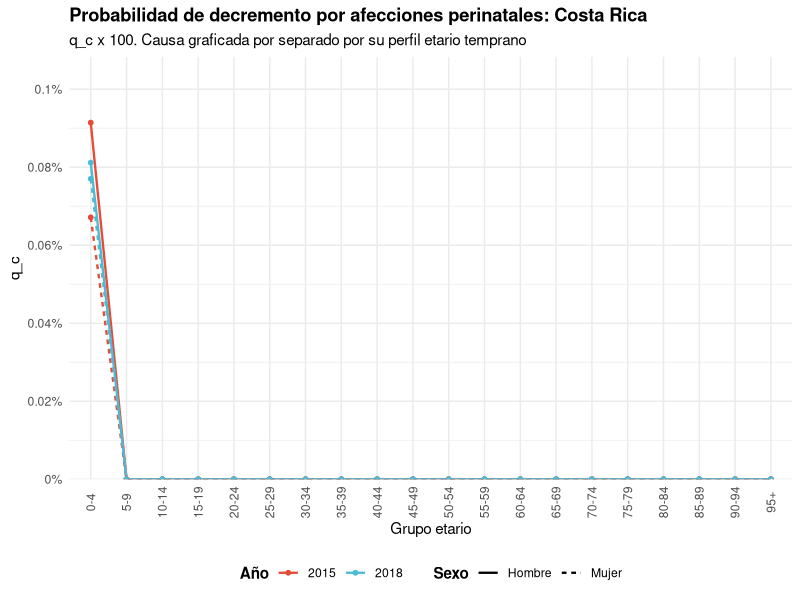
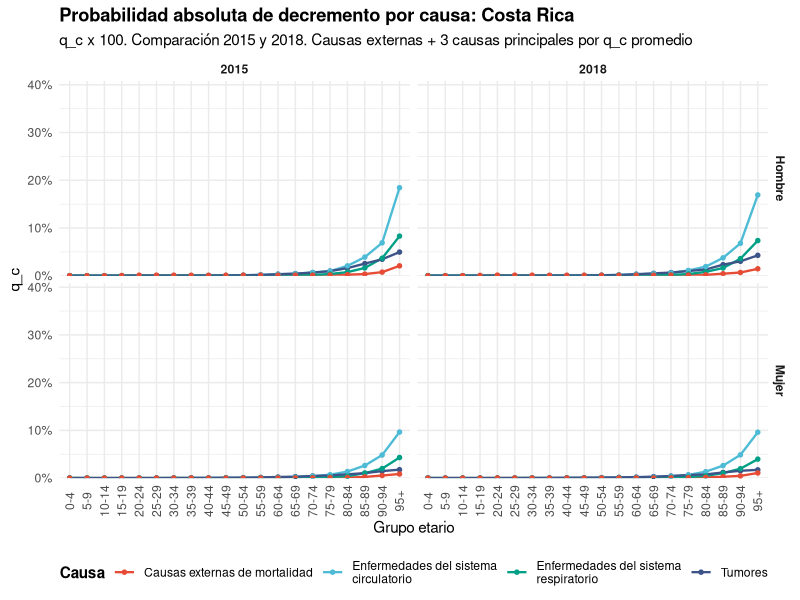
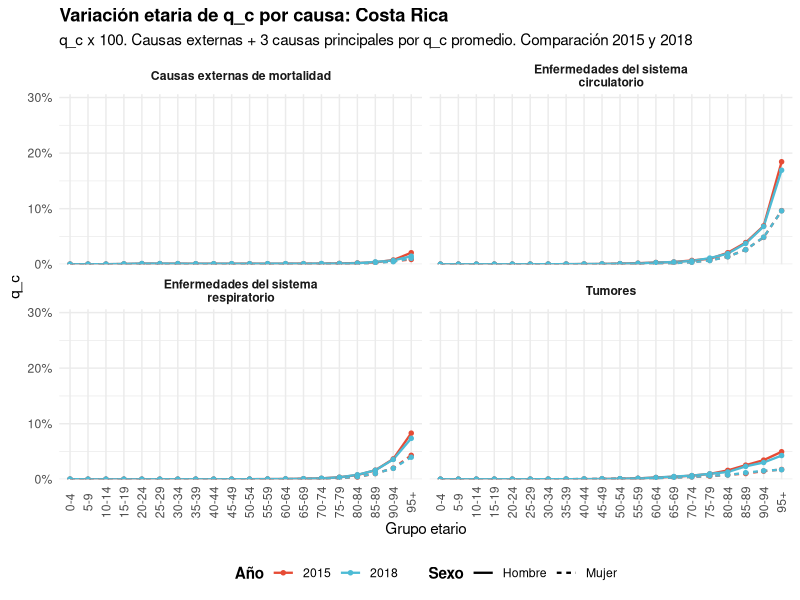
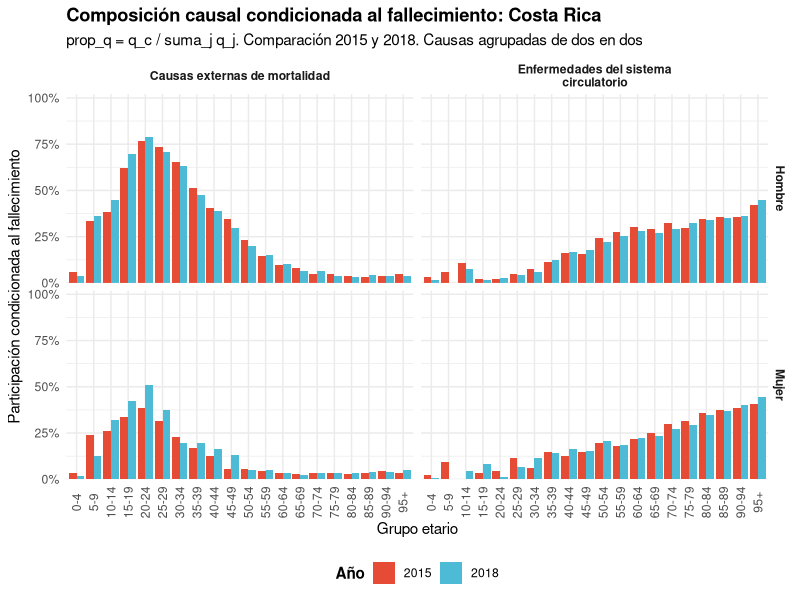
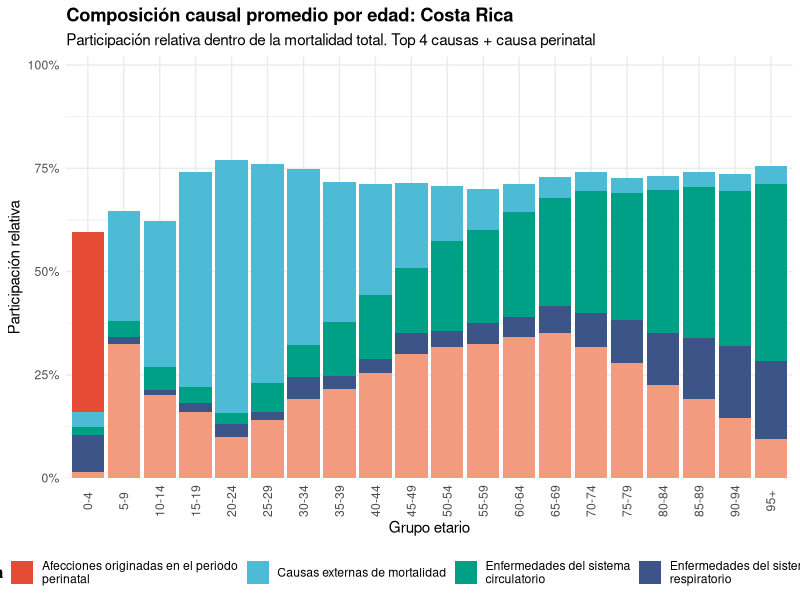
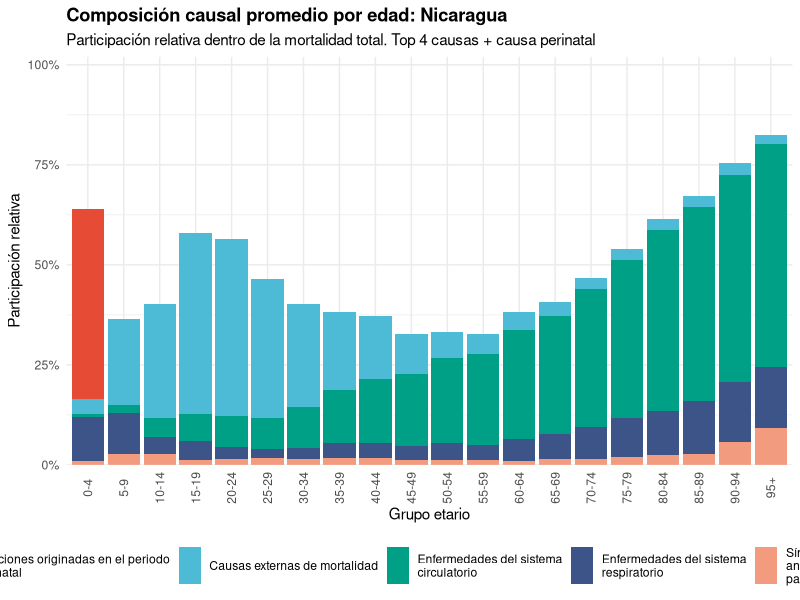

Write R code to recreate these figures, in order.
library(readr)
library(dplyr)
library(tidyr)
library(ggplot2)
library(here)
library(stringr)
library(scales)
library(ggsci)

options(scipen = 999)


# cargamos los resultados clásicos

resultados_clasico <- read_csv(
  here("datos", "procesados", "resultados_enfoque_clasico.csv"),
  na = c("", "NA"),
  show_col_types = FALSE
)


# para las figuras comparamos el inicio y el cierre del periodo

anios_comparacion <- c(2015, 2018)

resultados_clasico <- resultados_clasico %>%
  filter(anio %in% anios_comparacion)


# funciones cortas para porcentajes y estilo

etiqueta_pct_directa <- function(x, decimales = 2) {
  x_fmt <- format(
    round(x, decimales),
    nsmall = decimales,
    trim = TRUE,
    scientific = FALSE
  )
  
  x_fmt <- sub("(\\.\\d*?)0+$", "\\1", x_fmt)
  x_fmt <- sub("\\.$", "", x_fmt)
  
  paste0(x_fmt, "%")
}


etiqueta_pct_proporcion <- function(x, decimales = 1) {
  x <- x * 100
  
  x_fmt <- format(
    round(x, decimales),
    nsmall = decimales,
    trim = TRUE,
    scientific = FALSE
  )
  
  x_fmt <- sub("(\\.\\d*?)0+$", "\\1", x_fmt)
  x_fmt <- sub("\\.$", "", x_fmt)
  
  paste0(x_fmt, "%")
}


tema_clasico <- function() {
  theme_minimal() +
    theme(
      axis.text.x = element_text(angle = 90, vjust = 0.5),
      legend.position = "bottom",
      plot.title = element_text(face = "bold"),
      strip.text = element_text(face = "bold"),
      legend.title = element_text(face = "bold")
    )
}


# orden y etiquetas que se usan en todas las figuras

orden_edades <- resultados_clasico %>%
  distinct(grupo_edad) %>%
  mutate(
    edad_inicio = parse_number(grupo_edad)
  ) %>%
  arrange(edad_inicio) %>%
  pull(grupo_edad)


resultados_clasico <- resultados_clasico %>%
  mutate(
    grupo_edad = factor(grupo_edad, levels = orden_edades),
    pais_carpeta = case_when(
      pais == "Belice" ~ "belice",
      pais == "Costa Rica" ~ "costa rica",
      pais == "El Salvador" ~ "el salvador",
      pais == "Guatemala" ~ "guatemala",
      pais == "Nicaragua" ~ "nicaragua",
      pais %in% c("Panama", "Panamá") ~ "panama",
      TRUE ~ str_to_lower(pais)
    ),
    causa_grupo_wrap = str_wrap(causa_grupo, width = 35),
    q_porcentaje = q_c * 100
  )


# composición causal dentro de cada celda: prop_q = q_c / sum_j q_j
# el denominador siempre incluye todas las causas

composicion_causal <- resultados_clasico %>%
  group_by(anio, pais, pais_carpeta, sexo, grupo_edad) %>%
  mutate(
    q_total = sum(q_c, na.rm = TRUE),
    prop_q = if_else(q_total > 0, q_c / q_total, 0)
  ) %>%
  ungroup()


# concentración causal H = sum_c prop_q^2, también con todas las causas

concentracion_causal <- composicion_causal %>%
  group_by(anio, pais, pais_carpeta, sexo, grupo_edad) %>%
  summarise(
    indice_concentracion = sum(prop_q^2, na.rm = TRUE),
    q_total = first(q_total),
    mu_total = first(mu_total),
    .groups = "drop"
  )


# en cada país dejamos causas externas y las otras tres con mayor q promedio
# la causa perinatal se muestra aparte

obtener_causa_externa_pais <- function(datos_pais) {
  
  causa_externa <- datos_pais %>%
    distinct(causa, causa_grupo) %>%
    filter(
      causa == "XX" |
        str_detect(str_to_lower(causa_grupo), "extern")
    ) %>%
    pull(causa_grupo) %>%
    unique()
  
  if (length(causa_externa) > 0) {
    causa_externa[1]
  } else {
    NA_character_
  }
}


obtener_causa_perinatal_pais <- function(datos_pais) {
  
  causa_perinatal <- datos_pais %>%
    distinct(causa_grupo) %>%
    filter(
      str_detect(str_to_lower(causa_grupo), "perinatal")
    ) %>%
    pull(causa_grupo) %>%
    unique()
  
  if (length(causa_perinatal) > 0) {
    causa_perinatal[1]
  } else {
    NA_character_
  }
}


seleccionar_top4_promedio_pais <- function(datos_pais) {
  
  causa_externa <- obtener_causa_externa_pais(datos_pais)
  
  datos_base <- datos_pais %>%
    filter(
      !str_detect(str_to_lower(causa_grupo), "perinatal")
    )
  
  if (!is.na(causa_externa)) {
    
    datos_base <- datos_base %>%
      filter(causa_grupo != causa_externa)
    
    n_resto <- 3
    
  } else {
    
    n_resto <- 4
  }
  
  causas_resto <- datos_base %>%
    group_by(causa_grupo) %>%
    summarise(
      q_promedio = mean(q_c, na.rm = TRUE),
      muertes_totales = sum(muertes, na.rm = TRUE),
      .groups = "drop"
    ) %>%
    arrange(desc(q_promedio)) %>%
    slice_head(n = n_resto) %>%
    pull(causa_grupo)
  
  causas_seleccionadas <- c()
  
  if (!is.na(causa_externa)) {
    causas_seleccionadas <- c(causas_seleccionadas, causa_externa)
  }
  
  causas_seleccionadas <- c(causas_seleccionadas, causas_resto)
  
  unique(causas_seleccionadas)
}


# figuras que sí quedaron citadas en la bitácora 3

figuras_bitacora <- list(
  "costa rica" = c(
    "00_q_perinatal_por_edad.png",
    "01_q_absoluto_top4_2015_2018.png",
    "02_q_por_causa_top4.png",
    "03_composicion_condicionada_grupo_1.png",
    "04_composicion_promedio_top4_mas_perinatal.png"
  ),
  "nicaragua" = "04_composicion_promedio_top4_mas_perinatal.png"
)

guardar_figura <- function(grafico, carpeta, archivo, width, height) {
  if (!archivo %in% figuras_bitacora[[carpeta]]) {
    return(invisible(FALSE))
  }

  ggsave(
    filename = here("figuras", "clasico", carpeta, archivo),
    plot = grafico,
    width = width,
    height = height,
    dpi = 300
  )
}

# solo procesamos los países que aparecen en esas figuras

paises <- resultados_clasico %>%
  distinct(pais, pais_carpeta) %>%
  filter(pais_carpeta %in% names(figuras_bitacora)) %>%
  arrange(pais)


for (i in seq_len(nrow(paises))) {
  
  pais_actual <- paises$pais[i]
  carpeta_pais <- paises$pais_carpeta[i]
  ruta_figuras <- here("figuras", "clasico", carpeta_pais)

  dir.create(
    ruta_figuras,
    recursive = TRUE,
    showWarnings = FALSE
  )
  
  # quitamos versiones anteriores para no mezclar resultados
  
  archivos_previos <- list.files(
    ruta_figuras,
    pattern = "^(00|01|02|03|04|05)_.*\\.png$",
    full.names = TRUE
  )
  
  if (length(archivos_previos) > 0) {
    file.remove(archivos_previos)
  }
  
  
  datos_pais <- resultados_clasico %>%
    filter(pais == pais_actual)
  
  composicion_pais <- composicion_causal %>%
    filter(pais == pais_actual)
  
  concentracion_pais <- concentracion_causal %>%
    filter(pais == pais_actual)
  
  
# causas principales del país
  
  causas_top4_pais <- seleccionar_top4_promedio_pais(datos_pais)
  causa_perinatal_pais <- obtener_causa_perinatal_pais(datos_pais)
  
  orden_causas_top4_wrap <- str_wrap(causas_top4_pais, width = 35)
  
  datos_pais_top4 <- datos_pais %>%
    filter(causa_grupo %in% causas_top4_pais) %>%
    mutate(
      causa_grupo_wrap = factor(
        str_wrap(causa_grupo, width = 35),
        levels = orden_causas_top4_wrap
      )
    )
  
  composicion_pais_top4 <- composicion_pais %>%
    filter(causa_grupo %in% causas_top4_pais) %>%
    mutate(
      causa_grupo_wrap = factor(
        str_wrap(causa_grupo, width = 35),
        levels = orden_causas_top4_wrap
      )
    )
  
  datos_pais_perinatal <- datos_pais %>%
    filter(
      str_detect(str_to_lower(causa_grupo), "perinatal")
    ) %>%
    mutate(
      causa_grupo_wrap = str_wrap(causa_grupo, width = 35)
    )
  
  
# para la composición usamos las cuatro principales más la perinatal
  
  causas_grafico_4 <- causas_top4_pais
  
  if (!is.na(causa_perinatal_pais)) {
    causas_grafico_4 <- unique(c(causa_perinatal_pais, causas_grafico_4))
  }
  
  orden_causas_grafico_4_wrap <- str_wrap(causas_grafico_4, width = 35)
  
  composicion_pais_top4_mas_perinatal <- composicion_pais %>%
    filter(causa_grupo %in% causas_grafico_4) %>%
    mutate(
      causa_grupo_wrap = factor(
        str_wrap(causa_grupo, width = 35),
        levels = orden_causas_grafico_4_wrap
      )
    )
  
  
# q perinatal por edad
  
  if (nrow(datos_pais_perinatal) > 0) {
    
    max_perinatal <- max(datos_pais_perinatal$q_porcentaje, na.rm = TRUE)
    
    limite_perinatal <- if_else(
      is.finite(max_perinatal) & max_perinatal > 0,
      max_perinatal * 1.15,
      0.01
    )
    
    grafico_00_perinatal <- datos_pais_perinatal %>%
      ggplot(
        aes(
          x = grupo_edad,
          y = q_porcentaje,
          group = interaction(anio, sexo),
          color = factor(anio),
          linetype = sexo
        )
      ) +
      geom_line(linewidth = 0.8) +
      geom_point(size = 1.3) +
      scale_color_npg() +
      scale_y_continuous(
        labels = etiqueta_pct_directa,
        breaks = pretty(c(0, limite_perinatal), n = 5),
        expand = expansion(mult = c(0, 0.03))
      ) +
      coord_cartesian(ylim = c(0, limite_perinatal)) +
      labs(
        title = paste0("Probabilidad de decremento por afecciones perinatales: ", pais_actual),
        subtitle = "q_c x 100. Causa graficada por separado por su perfil etario temprano",
        x = "Grupo etario",
        y = "q_c",
        color = "Año",
        linetype = "Sexo"
      ) +
      tema_clasico()
    
    guardar_figura(
      grafico_00_perinatal, carpeta_pais, "00_q_perinatal_por_edad.png", 13, 7
    )
  }
  
  
# q absoluto por edad; filas por sexo y columnas por año
  
  grafico_01_q_edad <- datos_pais_top4 %>%
    ggplot(
      aes(
        x = grupo_edad,
        y = q_porcentaje,
        group = causa_grupo_wrap,
        color = causa_grupo_wrap
      )
    ) +
    geom_line(linewidth = 0.8) +
    geom_point(size = 1.2) +
    facet_grid(sexo ~ anio) +
    scale_color_npg() +
    scale_y_continuous(
      labels = etiqueta_pct_directa,
      breaks = seq(0, 40, 10),
      minor_breaks = seq(0, 40, 5),
      expand = expansion(mult = c(0, 0.02))
    ) +
    coord_cartesian(ylim = c(0, 40)) +
    labs(
      title = paste0("Probabilidad absoluta de decremento por causa: ", pais_actual),
      subtitle = "q_c x 100. Comparación 2015 y 2018. Causas externas + 3 causas principales por q_c promedio",
      x = "Grupo etario",
      y = "q_c",
      color = "Causa"
    ) +
    tema_clasico()
  
  guardar_figura(
    grafico_01_q_edad, carpeta_pais, "01_q_absoluto_top4_2015_2018.png", 14, 8
  )
  
  
# q por causa, expresada en porcentaje
  
  grafico_02_q_causa <- datos_pais_top4 %>%
    ggplot(
      aes(
        x = grupo_edad,
        y = q_porcentaje,
        group = interaction(anio, sexo),
        color = factor(anio),
        linetype = sexo
      )
    ) +
    geom_line(linewidth = 0.8) +
    geom_point(size = 1.2) +
    facet_wrap(~ causa_grupo_wrap) +
    scale_color_npg() +
    scale_y_continuous(
      labels = etiqueta_pct_directa,
      breaks = seq(0, 30, 10),
      minor_breaks = seq(0, 30, 5),
      expand = expansion(mult = c(0, 0.02))
    ) +
    coord_cartesian(ylim = c(0, 30)) +
    labs(
      title = paste0("Variación etaria de q_c por causa: ", pais_actual),
      subtitle = "q_c x 100. Causas externas + 3 causas principales por q_c promedio. Comparación 2015 y 2018",
      x = "Grupo etario",
      y = "q_c",
      color = "Año",
      linetype = "Sexo"
    ) +
    tema_clasico()
  
  guardar_figura(
    grafico_02_q_causa, carpeta_pais, "02_q_por_causa_top4.png", 14, 9
  )
  
  
# composición condicionada; separamos las causas de dos en dos para leerla bien
  
  grupos_causas_03 <- split(
    causas_top4_pais,
    ceiling(seq_along(causas_top4_pais) / 2)
  )
  
  for (g in seq_along(grupos_causas_03)) {
    
    causas_grupo_actual <- grupos_causas_03[[g]]
    
    composicion_grupo_actual <- composicion_pais_top4 %>%
      filter(causa_grupo %in% causas_grupo_actual) %>%
      mutate(
        causa_grupo_wrap = factor(
          str_wrap(causa_grupo, width = 35),
          levels = str_wrap(causas_grupo_actual, width = 35)
        )
      )
    
    grafico_03_composicion_goerlich <- composicion_grupo_actual %>%
      ggplot(
        aes(
          x = grupo_edad,
          y = prop_q,
          fill = factor(anio)
        )
      ) +
      geom_col(position = "dodge") +
      facet_grid(sexo ~ causa_grupo_wrap) +
      scale_fill_npg() +
      scale_y_continuous(
        labels = etiqueta_pct_proporcion,
        breaks = seq(0, 1, 0.25),
        minor_breaks = seq(0, 1, 0.125),
        expand = expansion(mult = c(0, 0.02))
      ) +
      coord_cartesian(ylim = c(0, 1)) +
      labs(
        title = paste0("Composición causal condicionada al fallecimiento: ", pais_actual),
        subtitle = "prop_q = q_c / suma_j q_j. Comparación 2015 y 2018. Causas agrupadas de dos en dos",
        x = "Grupo etario",
        y = "Participación condicionada al fallecimiento",
        fill = "Año"
      ) +
      tema_clasico()
    
    guardar_figura(
      grafico_03_composicion_goerlich,
      carpeta_pais,
      paste0("03_composicion_condicionada_grupo_", g, ".png"),
      14,
      8
    )
  }
  
  
# composición promedio por edad para las causas elegidas
  
  grafico_04_composicion_apilada <- composicion_pais_top4_mas_perinatal %>%
    group_by(grupo_edad, causa_grupo_wrap) %>%
    summarise(
      prop_promedio = mean(prop_q, na.rm = TRUE),
      .groups = "drop"
    ) %>%
    ggplot(
      aes(
        x = grupo_edad,
        y = prop_promedio,
        fill = causa_grupo_wrap
      )
    ) +
    geom_col(position = "stack") +
    scale_fill_npg() +
    scale_y_continuous(
      labels = etiqueta_pct_proporcion,
      breaks = seq(0, 1, 0.25),
      minor_breaks = seq(0, 1, 0.125),
      expand = expansion(mult = c(0, 0.02))
    ) +
    coord_cartesian(ylim = c(0, 1)) +
    labs(
      title = paste0("Composición causal promedio por edad: ", pais_actual),
      subtitle = "Participación relativa dentro de la mortalidad total. Top 4 causas + causa perinatal",
      x = "Grupo etario",
      y = "Participación relativa",
      fill = "Causa"
    ) +
    tema_clasico()
  
  guardar_figura(
    grafico_04_composicion_apilada,
    carpeta_pais,
    "04_composicion_promedio_top4_mas_perinatal.png",
    14,
    8
  )
  
  
# concentración causal por edad
  
  grafico_05_concentracion <- concentracion_pais %>%
    ggplot(
      aes(
        x = grupo_edad,
        y = indice_concentracion,
        group = sexo,
        color = sexo
      )
    ) +
    geom_line(linewidth = 0.8) +
    geom_point(size = 1.2) +
    facet_wrap(~ anio) +
    scale_color_npg() +
    scale_y_continuous(
      labels = etiqueta_pct_proporcion,
      breaks = seq(0, 1, 0.25),
      minor_breaks = seq(0, 1, 0.125),
      expand = expansion(mult = c(0, 0.02))
    ) +
    coord_cartesian(ylim = c(0, 1)) +
    labs(
      title = paste0("Concentración causal por grupo etario: ", pais_actual),
      subtitle = "Índice H = suma de participaciones relativas al cuadrado. Calculado con todas las causas",
      x = "Grupo etario",
      y = "Índice de concentración H",
      color = "Sexo"
    ) +
    tema_clasico()
  
  guardar_figura(
    grafico_05_concentracion, carpeta_pais, "05_concentracion_causal.png", 14, 8
  )
}
